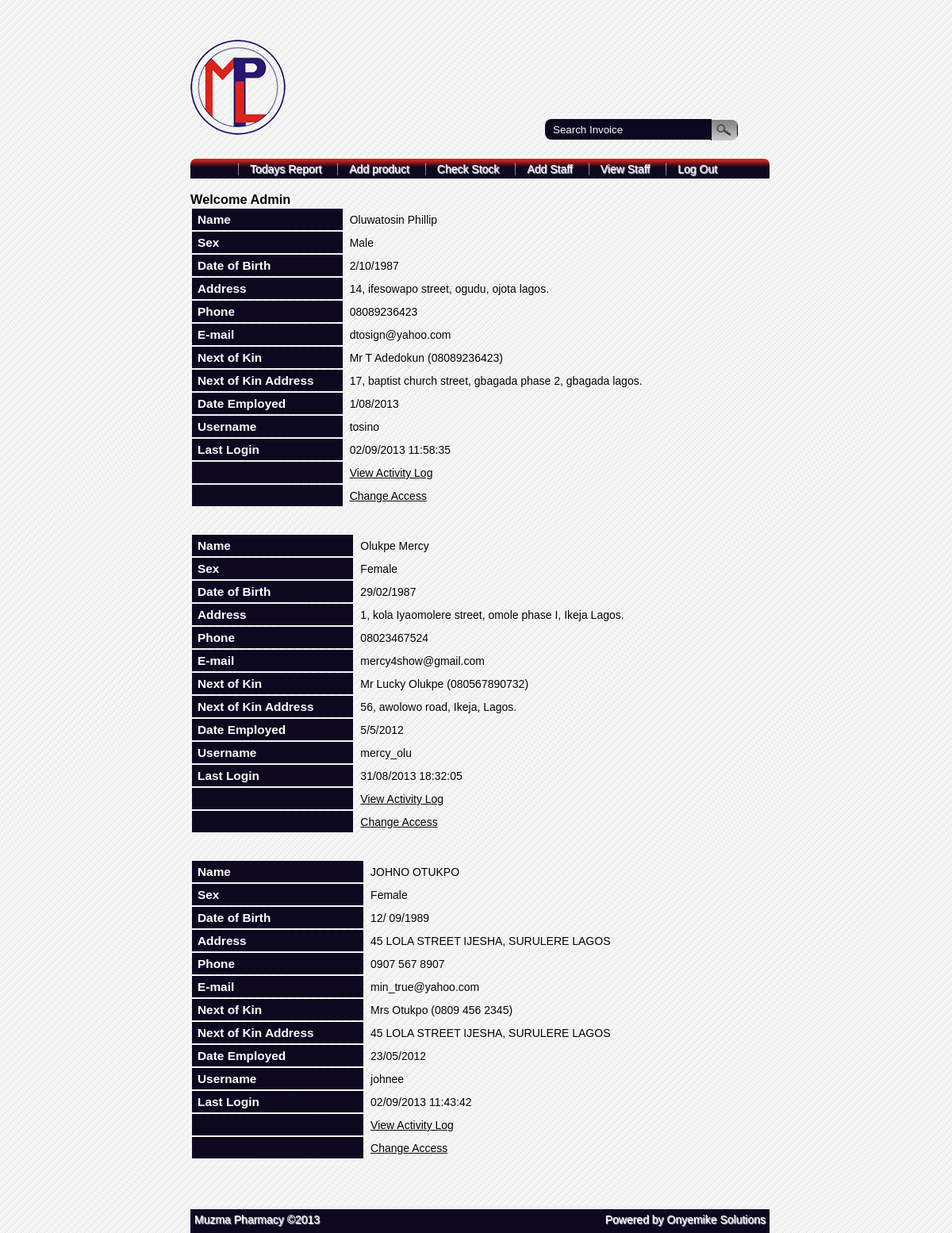
/admin/vstaff.php, run on the app's committed database.
### tables this page shows
CREATE TABLE IF NOT EXISTS `staff` (
  `staff_id` int(5) NOT NULL AUTO_INCREMENT,
  `lname` varchar(50) NOT NULL,
  `oname` varchar(50) NOT NULL,
  `sex` varchar(10) NOT NULL,
  `dob` varchar(20) NOT NULL,
  `add` text NOT NULL,
  `phone` varchar(20) NOT NULL,
  `email` varchar(40) NOT NULL,
  `nxtkin` varchar(50) NOT NULL,
  `nxtkin_add` text NOT NULL,
  `nxtkin_phone` varchar(20) NOT NULL,
  `date_employed` varchar(30) NOT NULL,
  `uname` varchar(20) NOT NULL,
  `pword` text NOT NULL,
  `logon` varchar(10) NOT NULL,
  `t_login` varchar(20) NOT NULL,
  `pix` blob NOT NULL,
  PRIMARY KEY (`staff_id`)
);

### admin/vstaff.php (the view, shortened to what this page needs)
<?php
include_once('include/head.php');
$go = mysql_query("SELECT * FROM staff");
?>
<?php
 while($row=mysql_fetch_array($go))
{ echo '
<table id="customers">
  <tr>
    <th>Name</th>
    <td>'.$row['lname']." ".$row['oname'].'</td>
  </tr>
  <tr>
    <th>Sex</th>
    <td>'.$row['sex'].'</td>
  </tr>
   <tr>
    <th>Date of Birth</th>
    <td>'.$row['dob'].'</td>
  </tr>
  <tr>
    <th>Address</th>
    <td>'.$row['add'].'</td>
  </tr>
  <tr>
    <th>Phone</th>
    <td>'.$row['phone'].'</td>
  </tr>
  <tr>
    <th>E-mail</th>
    <td>'.$row['email'].'</td>
  </tr>
  <tr>
    <th>Next of Kin</th>
    <td>'.$row['nxtkin']." (".$row['nxtkin_phone'].")".'</td>
  </tr>
  <tr>
    <th>Next of Kin Address</th>
    <td>'.$row['nxtkin_add'].'</td>
  </tr>
  <tr>
    <th>Date Employed</th>
    <td>'.$row['date_employed'].'</td>
  </tr>
  <tr>
    <th>Username </th>
    <td>'.$row['uname'].'</td>
  </tr>
  <tr>
    <th>Last Login </th>
    <td>'.$row['t_login'].'</td>
  </tr>
  <tr>
	<th>&nbsp;</th>
    <td><a href="caccess.php?nn12354555655='.sha1($row['staff_id']).'">View Activity Log</a></td>
  </tr>
    <th>&nbsp;</th>
    <td><a href="caccess.php?nn12354555655='.sha1($row['staff_id']).'">Change Access</a></td>
  </tr>
</table>
<br />
<br />
';
}?>
<?php
include_once('include/foot.php');
?>

### css/style.css (style rules this page uses)
* { margin:0; padding:0; border:0; }
body { font-family:"Trebuchet MS", "Myriad Pro", Arial, sans-serif; font-size:14px; background:#f4f4f4 url(../images/bg.gif) repeat top left; color:#333; text-shadow:1px 1px 1px #fff; }
a { color:#a1db6b; }

### admin/vstaff.php (style rules this page uses)
#customers { font-family:"Trebuchet MS", Arial, Helvetica, sans-serif; width:90%; border-collapse: separate; }
#customers td, #customers th { font-size:1em; padding:3px 7px 2px 7px; }
#customers th { font-size:1.1em; text-shadow:none; text-align:left; padding-top:5px; padding-bottom:4px; background-color:#0d0720; color:#ffffff; }
a { color:#000; }

### data on the page
staff: lname "Oluwatosin", oname "Phillip", sex "Male", dob "2/10/1987", add "14, ifesowapo street, ogudu, ojota lagos.", phone "08089236423", email "dtosign@yahoo.com", nxtkin "Mr T Adedokun", nxtkin_phone "08089236423", nxtkin_add "17, baptist church street, gbagada phase 2, gbagada lagos.", date_employed "1/08/2013", uname "tosino", t_login "02/09/2013 11:58:35"
staff: lname "Olukpe", oname "Mercy", sex "Female", dob "29/02/1987", add "1, kola Iyaomolere street, omole phase I, Ikeja Lagos.", phone "08023467524", email "mercy4show@gmail.com", nxtkin "Mr Lucky Olukpe", nxtkin_phone "080567890732", nxtkin_add "56, awolowo road, Ikeja, Lagos.", date_employed "5/5/2012", uname "mercy_olu", t_login "31/08/2013 18:32:05"
staff: lname "JOHNO", oname "OTUKPO", sex "Female", dob "12/ 09/1989", add "45 LOLA STREET IJESHA, SURULERE LAGOS", phone "0907 567 8907", email "min_true@yahoo.com", nxtkin "Mrs Otukpo", nxtkin_phone "0809 456 2345", nxtkin_add "45 LOLA STREET IJESHA, SURULERE LAGOS", date_employed "23/05/2012", uname "johnee", t_login "02/09/2013 11:43:42"
